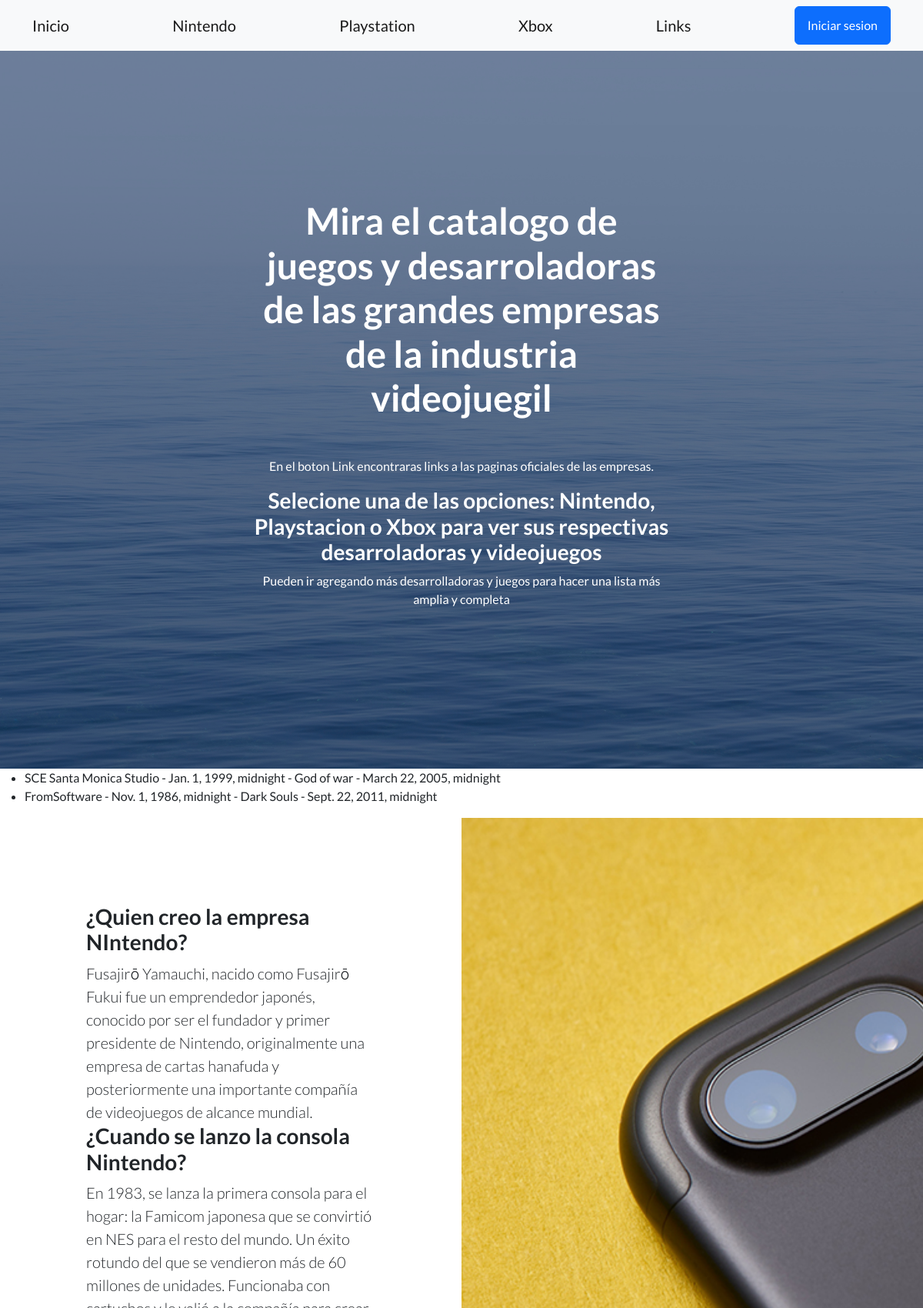
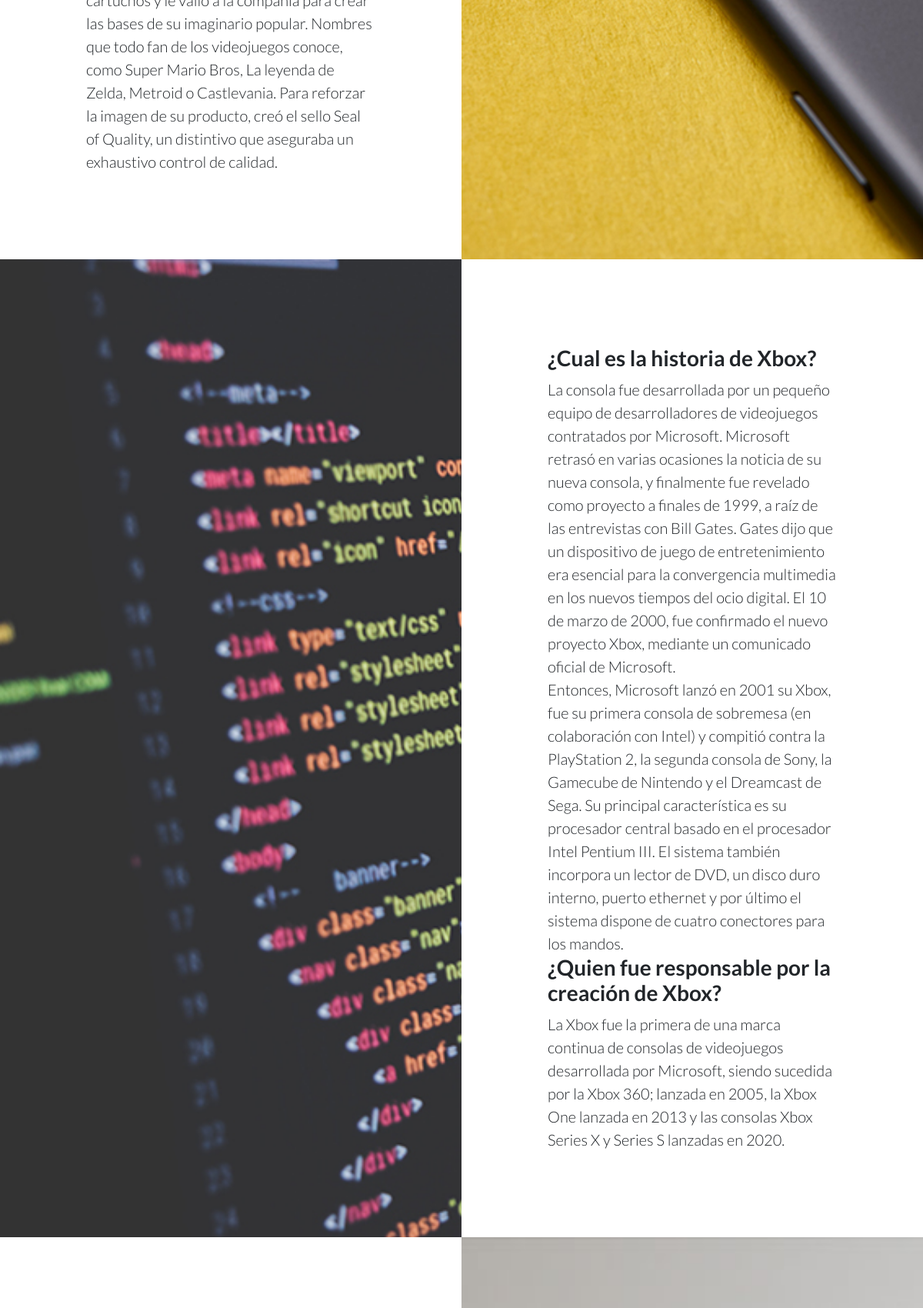
The page /PaginaWeb/Lista-playstation/ (upper part) on the database its author committed (2 pictures, top to bottom).
### PaginaWeb/models.py (models this page shows, shortened)
class Playstation(models.Model):
    Desarrolladora=models.CharField(max_length=60)
    Fecha_de_inauguración=models.DateField()
    Juego=models.CharField(max_length=50)
    Fecha_de_salida=models.DateField()

### PaginaWeb/views.py (the view)
# urls.py: path('Lista-playstation/', Lista_DFJF_playstation, name="Listaplaystation"),
def Lista_DFJF_playstation(req):
    Listar = Playstation.objects.all()
    return render(req, "Lista_DFJF_playstation.html", {"Listar_DFJF_playstation": Listar})

### PaginaWeb/templates/Lista_DFJF_playstation.html
{% extends 'padre.html' %}
{% block CosaQueCambia %}
    <ul>
        {% for Lista in Listar_DFJF_playstation %}
            <li>{{Lista.Desarrolladora}} - {{Lista.Fecha_de_inauguración}} - {{Lista.Juego}} - {{Lista.Fecha_de_salida}}</li>
        {% endfor %}
    </ul>
{% endblock CosaQueCambia %}

### rows shown on the page
Playstation: Desarrolladora "SCE Santa Monica Studio", Fecha_de_inauguración "Jan. 1, 1999, midnight", Juego "God of war", Fecha_de_salida "March 22, 2005, midnight"
Playstation: Desarrolladora "FromSoftware", Fecha_de_inauguración "Nov. 1, 1986, midnight", Juego "Dark Souls", Fecha_de_salida "Sept. 22, 2011, midnight"
